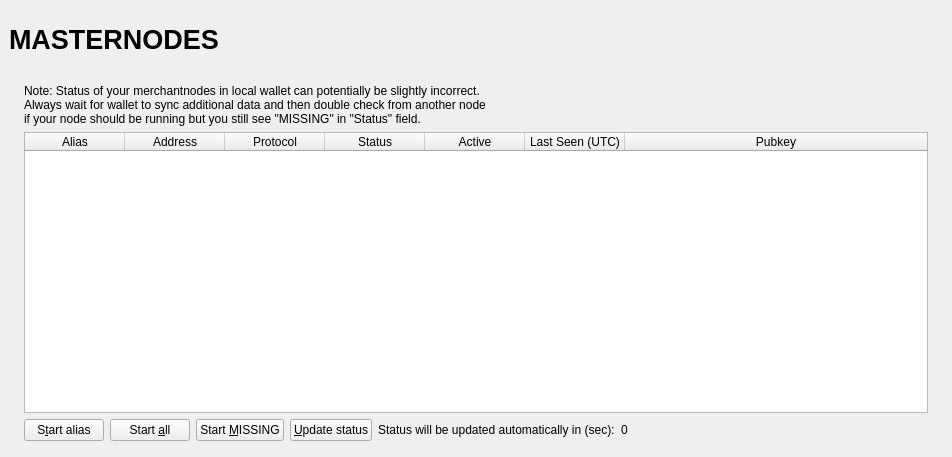
<?xml version="1.0" encoding="UTF-8"?>
<ui version="4.0">
 <class>MerchantnodeList</class>
 <widget class="QWidget" name="MerchantnodeList">
  <property name="geometry">
   <rect>
    <x>0</x>
    <y>0</y>
    <width>723</width>
    <height>457</height>
   </rect>
  </property>
  <property name="windowTitle">
   <string>Form</string>
  </property>
  <layout class="QVBoxLayout" name="topLayout" stretch="0">
   <property name="leftMargin">
    <number>9</number>
   </property>
   <property name="topMargin">
    <number>9</number>
   </property>
   <property name="rightMargin">
    <number>9</number>
   </property>
   <property name="bottomMargin">
    <number>9</number>
   </property>
   <item>
    <layout class="QVBoxLayout" name="verticalLayout_Master" stretch="0,1">
     <property name="spacing">
      <number>0</number>
     </property>
     <item>
      <widget class="QFrame" name="frame_Header">
       <layout class="QVBoxLayout" name="verticalLayout_4">
        <property name="leftMargin">
         <number>0</number>
        </property>
        <property name="topMargin">
         <number>0</number>
        </property>
        <property name="rightMargin">
         <number>0</number>
        </property>
        <property name="bottomMargin">
         <number>0</number>
        </property>
        <item>
         <layout class="QHBoxLayout" name="horizontalLayout_Header" stretch="1,0,1">
          <item>
           <widget class="QLabel" name="labelOverviewHeaderLeft">
            <property name="minimumSize">
             <size>
              <width>464</width>
              <height>60</height>
             </size>
            </property>
            <property name="maximumSize">
             <size>
              <width>16777215</width>
              <height>60</height>
             </size>
            </property>
            <property name="font">
             <font>
              <pointsize>20</pointsize>
              <weight>75</weight>
              <bold>true</bold>
             </font>
            </property>
            <property name="text">
             <string>MASTERNODES</string>
            </property>
           </widget>
          </item>
          <item>
           <spacer name="horizontalSpacer">
            <property name="orientation">
             <enum>Qt::Horizontal</enum>
            </property>
            <property name="sizeHint" stdset="0">
             <size>
              <width>40</width>
              <height>20</height>
             </size>
            </property>
           </spacer>
          </item>
          <item>
           <widget class="QLabel" name="labelOverviewHeaderRight">
            <property name="minimumSize">
             <size>
              <width>464</width>
              <height>60</height>
             </size>
            </property>
            <property name="maximumSize">
             <size>
              <width>16777215</width>
              <height>60</height>
             </size>
            </property>
            <property name="font">
             <font>
              <pointsize>14</pointsize>
             </font>
            </property>
            <property name="text">
             <string/>
            </property>
            <property name="alignment">
             <set>Qt::AlignRight|Qt::AlignTrailing|Qt::AlignVCenter</set>
            </property>
           </widget>
          </item>
         </layout>
        </item>
       </layout>
      </widget>
     </item>
     <item>
      <widget class="QFrame" name="frame_BG">
       <layout class="QVBoxLayout" name="verticalLayout_3">
        <property name="leftMargin">
         <number>6</number>
        </property>
        <property name="topMargin">
         <number>6</number>
        </property>
        <property name="rightMargin">
         <number>6</number>
        </property>
        <property name="bottomMargin">
         <number>6</number>
        </property>
        <item>
         <widget class="QFrame" name="frame_Content">
          <layout class="QVBoxLayout" name="verticalLayout">
           <property name="spacing">
            <number>0</number>
           </property>
           <property name="leftMargin">
            <number>0</number>
           </property>
           <property name="topMargin">
            <number>0</number>
           </property>
           <property name="rightMargin">
            <number>0</number>
           </property>
           <property name="bottomMargin">
            <number>0</number>
           </property>
           <item>
            <layout class="QGridLayout" name="gridLayout_2">
             <property name="spacing">
              <number>2</number>
             </property>
             <item row="0" column="0">
              <widget class="QFrame" name="frameList">
               <layout class="QVBoxLayout" name="verticalLayout_2">
                <property name="bottomMargin">
                 <number>1</number>
                </property>
                <item>
                 <layout class="QHBoxLayout" name="horizontalLayout_note">
                  <property name="bottomMargin">
                   <number>0</number>
                  </property>
                  <item>
                   <widget class="QLabel" name="updateNote">
                    <property name="text">
                     <string>Note: Status of your merchantnodes in local wallet can potentially be slightly incorrect.&lt;br /&gt;Always wait for wallet to sync additional data and then double check from another node&lt;br /&gt;if your node should be running but you still see &quot;MISSING&quot; in &quot;Status&quot; field.</string>
                    </property>
                   </widget>
                  </item>
                 </layout>
                </item>
                <item>
                 <widget class="QTableWidget" name="tableWidgetMyMerchantnodes">
                  <property name="minimumSize">
                   <size>
                    <width>695</width>
                    <height>0</height>
                   </size>
                  </property>
                  <property name="palette">
                   <palette>
                    <active>
                     <colorrole role="Text">
                      <brush brushstyle="SolidPattern">
                       <color alpha="255">
                        <red>51</red>
                        <green>51</green>
                        <blue>51</blue>
                       </color>
                      </brush>
                     </colorrole>
                    </active>
                    <inactive>
                     <colorrole role="Text">
                      <brush brushstyle="SolidPattern">
                       <color alpha="255">
                        <red>51</red>
                        <green>51</green>
                        <blue>51</blue>
                       </color>
                      </brush>
                     </colorrole>
                    </inactive>
                    <disabled>
                     <colorrole role="Text">
                      <brush brushstyle="SolidPattern">
                       <color alpha="255">
                        <red>85</red>
                        <green>85</green>
                        <blue>85</blue>
                       </color>
                      </brush>
                     </colorrole>
                    </disabled>
                   </palette>
                  </property>
                  <property name="editTriggers">
                   <set>QAbstractItemView::NoEditTriggers</set>
                  </property>
                  <property name="alternatingRowColors">
                   <bool>true</bool>
                  </property>
                  <property name="selectionMode">
                   <enum>QAbstractItemView::SingleSelection</enum>
                  </property>
                  <property name="selectionBehavior">
                   <enum>QAbstractItemView::SelectRows</enum>
                  </property>
                  <property name="sortingEnabled">
                   <bool>true</bool>
                  </property>
                  <attribute name="horizontalHeaderStretchLastSection">
                   <bool>true</bool>
                  </attribute>
                  <column>
                   <property name="text">
                    <string>Alias</string>
                   </property>
                  </column>
                  <column>
                   <property name="text">
                    <string>Address</string>
                   </property>
                  </column>
                  <column>
                   <property name="text">
                    <string>Protocol</string>
                   </property>
                  </column>
                  <column>
                   <property name="text">
                    <string>Status</string>
                   </property>
                  </column>
                  <column>
                   <property name="text">
                    <string>Active</string>
                   </property>
                  </column>
                  <column>
                   <property name="text">
                    <string>Last Seen (UTC)</string>
                   </property>
                  </column>
                  <column>
                   <property name="text">
                    <string>Pubkey</string>
                   </property>
                  </column>
                 </widget>
                </item>
                <item>
                 <layout class="QHBoxLayout" name="horizontalLayout_5">
                  <property name="bottomMargin">
                   <number>0</number>
                  </property>
                  <item>
                   <widget class="QPushButton" name="startButton">
                    <property name="text">
                     <string>S&amp;tart alias</string>
                    </property>
                   </widget>
                  </item>
                  <item>
                   <widget class="QPushButton" name="startAllButton">
                    <property name="text">
                     <string>Start &amp;all</string>
                    </property>
                   </widget>
                  </item>
                  <item>
                   <widget class="QPushButton" name="startMissingButton">
                    <property name="text">
                     <string>Start &amp;MISSING</string>
                    </property>
                   </widget>
                  </item>
                  <item>
                   <widget class="QPushButton" name="UpdateButton">
                    <property name="text">
                     <string>&amp;Update status</string>
                    </property>
                   </widget>
                  </item>
                  <item>
                   <widget class="QLabel" name="autoupdate_label">
                    <property name="text">
                     <string>Status will be updated automatically in (sec):</string>
                    </property>
                   </widget>
                  </item>
                  <item>
                   <widget class="QLabel" name="secondsLabel">
                    <property name="text">
                     <string>0</string>
                    </property>
                   </widget>
                  </item>
                  <item>
                   <spacer name="horizontalSpacer_5">
                    <property name="orientation">
                     <enum>Qt::Horizontal</enum>
                    </property>
                    <property name="sizeHint" stdset="0">
                     <size>
                      <width>40</width>
                      <height>20</height>
                     </size>
                    </property>
                   </spacer>
                  </item>
                 </layout>
                </item>
               </layout>
              </widget>
             </item>
            </layout>
           </item>
          </layout>
         </widget>
        </item>
       </layout>
      </widget>
     </item>
    </layout>
   </item>
  </layout>
 </widget>
 <resources/>
 <connections/>
</ui>
